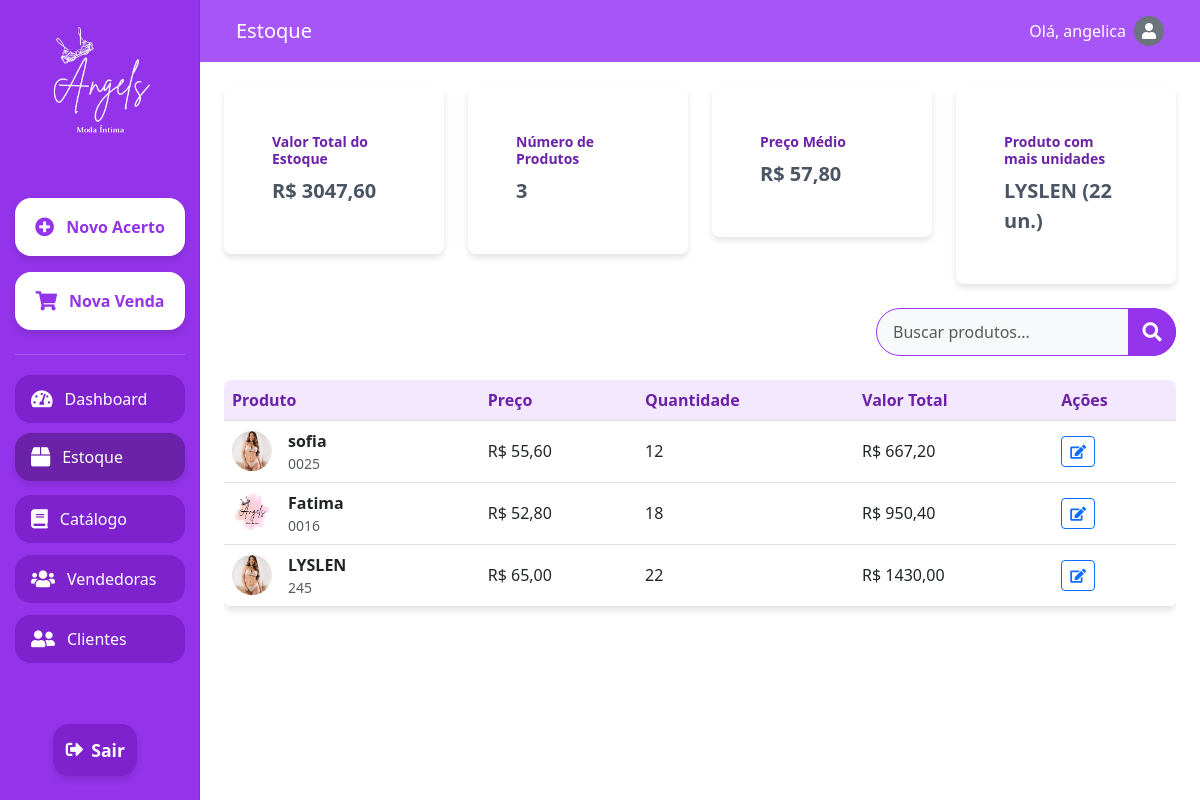
The page /estoque/ (signed in) on the database its author committed.
### setup/models.py (models this page shows, shortened)
class CustomUser(AbstractUser):
    email = models.EmailField(_('email address'), unique=True)
    profile_picture = models.ImageField(upload_to='profile_pics/', null=True, blank=True)
    USERNAME_FIELD = 'email'
    REQUIRED_FIELDS = ['username']

class Produto(models.Model):
    codigo = models.CharField(max_length=50, unique=True)
    nome = models.CharField(max_length=100)
    foto = models.ImageField(upload_to='produtos/', null=True, blank=True)
    preco = models.DecimalField(max_digits=10, decimal_places=2)
    quantidade = models.PositiveIntegerField(default=0)

### setup/views.py (the view)
# urls.py: path('estoque/', views.estoque, name='estoque'),
@login_required
def estoque(request):
    produtos = Produto.objects.all()
    valor_total_estoque = produtos.aggregate(
        total=Sum(F('preco') * F('quantidade'))
    )['total'] or 0
    numero_produtos = produtos.count()
    preco_medio = produtos.aggregate(avg_price=Avg('preco'))['avg_price'] or 0
    produto_maior_qtd = produtos.order_by('-quantidade').first()
    for produto in produtos:
        produto.valor_total = produto.preco * produto.quantidade
    context = {
        'produtos': produtos,
        'valor_total_estoque': valor_total_estoque,
        'numero_produtos': numero_produtos,
        'preco_medio': preco_medio,
        'produto_maior_qtd': produto_maior_qtd,
    }
    return render(request, 'estoque.html', context)

### setup/templates/estoque.html (shortened to what this page needs)
{% extends 'base.html' %}
{% load static %}
{% block content %}
<!DOCTYPE html>
<html lang="pt-br">
<head>
    <link href="https://cdn.jsdelivr.net/npm/bootstrap@5.3.0/dist/css/bootstrap.min.css" rel="stylesheet">
    <link href="https://cdnjs.cloudflare.com/ajax/libs/font-awesome/5.15.3/css/all.min.css" rel="stylesheet">
</head>
<body>
    <div class="container-fluid vh-100">
        <div class="row h-100">
            <nav id="sidebarMenu" class="col-md-3 col-lg-2 d-md-block sidebar collapse p-0">
                <div class="position-sticky pt-3 h-100 d-flex flex-column align-items-center">
                    <div class="text-center mb-4">
                        <img src="{% static 'images/logo_Angels_branco.png' %}" alt="Angels Logo" class="img-fluid" style="max-width: 150px;">
                    </div>
                    <a class="btn btn-highlight mb-2" href="{% url 'acerto_vendedora' %}">
                        <i class="fas fa-plus-circle"></i> Novo Acerto
                    </a>
                    <a class="btn btn-highlight mb-2" href="#">
                        <i class="fas fa-shopping-cart"></i> Nova Venda
                    </a>
                    <div class="separator"></div>
                    <a class="nav-link mb-2" href="{% url 'dashboard' %}">
                        <i class="fas fa-tachometer-alt"></i> Dashboard
                    </a>
                    <a class="nav-link mb-2 active" href="{% url 'estoque' %}">
                        <i class="fas fa-box"></i> Estoque
                    </a>
                    <a class="nav-link mb-2" href="{% url 'catalogo' %}">
                        <i class="fas fa-book"></i> Catálogo
                    </a>
                    <a class="nav-link mb-2" href="{% url 'vendedoras' %}">
                        <i class="fas fa-users"></i> Vendedoras
                    </a>
                    <a class="nav-link mb-2" href="{% url 'clientes' %}">
                        <i class="fas fa-user-friends"></i> Clientes
                    </a>
                    <div class="mt-auto mb-3">
                        <a class="btn btn-exit" href="{% url 'login' %}">
                            <i class="fas fa-sign-out-alt me-2"></i>
                            <span>Sair</span>
                        </a>
                    </div>
                </div>
            </nav>
            <main class="col-md-9 ms-sm-auto col-lg-10 px-md-4">
                <nav class="navbar navbar-expand-lg navbar-dark custom-navbar mb-4">
                    <div class="container-fluid">
                        <a class="navbar-brand" href="#">Estoque</a>
                        <span class="navbar-text text-white d-flex align-items-center">
                            Olá, {{ user.username }}
                            {% if user.profile_picture %}
                                <img src="{{ user.profile_picture.url }}" alt="Foto de perfil" class="rounded-circle ms-2" style="width: 30px; height: 30px; object-fit: cover;">
                            {% else %}
                                <div class="rounded-circle ms-2 bg-secondary d-flex align-items-center justify-content-center" style="width: 30px; height: 30px;">
                                    <i class="fas fa-user text-white"></i>
                                </div>
                            {% endif %}
                        </span>
                    </div>
                </nav>
                <div class="row mb-4">
                    <div class="col-md-3">
                        <div class="card">
                            <div class="card-body">
                                <h6 class="card-title">Valor Total do Estoque</h6>
                                <p class="card-text">R$ {{ valor_total_estoque|floatformat:2 }}</p>
                            </div>
                        </div>
                    </div>
                    <div class="col-md-3">
                        <div class="card">
                            <div class="card-body">
                                <h6 class="card-title">Número de Produtos</h6>
                                <p class="card-text">{{ numero_produtos }}</p>
                            </div>
                        </div>
                    </div>
                    <div class="col-md-3">
                        <div class="card">
                            <div class="card-body">
                                <h6 class="card-title">Preço Médio</h6>
                                <p class="card-text">R$ {{ preco_medio|floatformat:2 }}</p>
                            </div>
                        </div>
                    </div>
                    <div class="col-md-3">
                        <div class="card">
                            <div class="card-body">
                                <h6 class="card-title">Produto com mais unidades</h6>
                                <p class="card-text">{{ produto_maior_qtd.nome }} ({{ produto_maior_qtd.quantidade }} un.)</p>
                            </div>
                        </div>
                    </div>
                </div>
                <div class="d-flex justify-content-end align-items-center mb-4">
                    <div class="search-container">
                        <input type="text" id="searchEstoque" class="form-control search-input" placeholder="Buscar produtos...">
                        <button class="btn search-button" type="button">
                            <i class="fas fa-search"></i>
                        </button>
                    </div>
                </div>
                <div class="table-responsive">
                    <table class="table table-hover">
                        <thead>
                            <tr>
                                <th>Produto</th>
                                <th>Preço</th>
                                <th>Quantidade</th>
                                <th>Valor Total</th>
                                <th>Ações</th>
                            </tr>
                        </thead>
                        <tbody>
                            {% for produto in produtos %}
                            <tr data-produto-id="{{ produto.id }}">
                                <td>
                                    <div class="d-flex align-items-center">
                                        {% if produto.foto %}
                                            <img src="{{ produto.foto.url }}" alt="{{ produto.nome }}" class="product-image me-3">
                                        {% else %}
                                            <div class="product-image bg-secondary d-flex align-items-center justify-content-center me-3">
                                                <i class="fas fa-box text-white"></i>
                                            </div>
                                        {% endif %}
                                        <div>
                                            <div class="fw-bold">{{ produto.nome }}</div>
                                            <div class="text-muted small">{{ produto.codigo }}</div>
                                        </div>
                                    </div>
                                </td>
                                <td class="preco-unitario">R$ {{ produto.preco|floatformat:2 }}</td>
                                <td class="quantidade">{{ produto.quantidade }}</td>
                                <td class="valor-total">R$ {{ produto.valor_total|floatformat:2 }}</td>
                                <td>
                                    <button class="btn btn-sm btn-outline-primary btn-action edit-product" data-produto-id="{{ produto.id }}">
                                        <i class="fas fa-edit"></i>
                                    </button>
                                </td>
                            </tr>
                            {% empty %}
                            <tr>
                                <td colspan="5" class="text-center">Nenhum produto cadastrado.</td>
                            </tr>
                            {% endfor %}
                        </tbody>
                    </table>
                </div>
            </main>
        </div>
    </div>
</body>
</html>
{% endblock %}

### setup/templates/base.html (style rules this page uses)
body { background-color: #9333ea; min-height: 100vh; display: flex; align-items: center; justify-content: center; }
.card { background: white; border-radius: 15px; padding: 2rem; width: 100%; max-width: 400px; box-shadow: 0 4px 6px rgba(0, 0, 0, 0.1); }
.form-control { border-radius: 25px; padding: 0.75rem 1.25rem; border: 1px solid #e2e8f0; }

### setup/templates/estoque.html (style rules this page uses)
body, html { height: 100%; overflow-x: hidden; }
.sidebar { position: fixed; top: 0; bottom: 0; left: 0; z-index: 100; padding: 0; box-shadow: inset -1px 0 0 rgba(0, 0, 0, .1); background-color: #9333ea; display: flex; flex-direction: column; align-items: center; padding-top: 1rem; }
.sidebar .nav-link { color: #fff; font-weight: 500; padding: 0.75rem 1rem; margin: 0.25rem 0; font-size: 1rem; display: flex; align-items: center; justify-content: flex-start; width: 85%; border-radius: 1rem; transition: all 0.3s ease; background-color: #7e22ce; }
.sidebar .nav-link:hover, .sidebar .nav-link.active { background-color: #6b21a8; transform: translateY(-2px); box-shadow: 0 4px 6px rgba(0, 0, 0, 0.1); }
.sidebar .btn-highlight { background-color: #ffffff; color: #9333ea; font-weight: 600; padding: 0.75rem 1rem; margin: 0.5rem 0; border-radius: 1rem; text-align: center; transition: all 0.3s ease; box-shadow: 0 4px 6px rgba(0, 0, 0, 0.1); width: 85%; text-align: left; display: flex; align-items: center; justify-content: flex-start; padding: 0.75rem 1rem; margin: 0.5rem 0; font-size: 1rem; justify-content: center; font-size: 1rem; padding: 1rem; }
.sidebar .btn-exit { background-color: #7e22ce; color: #ffffff; font-weight: 600; padding: 0.75rem 1rem; margin: 0.5rem 0; border-radius: 1rem; transition: all 0.3s ease; box-shadow: 0 4px 6px rgba(0, 0, 0, 0.1); width: 90%; font-size: 1.1rem; display: flex; align-items: center; justify-content: center; }
.sidebar .btn-exit i { margin-right: 0.5rem; }
.sidebar .nav-link i, .sidebar .btn-highlight i { margin-right: 0.75rem; font-size: 1.2rem; }
.sidebar .separator { width: 85%; height: 1px; background-color: rgba(255, 255, 255, 0.2); margin: 1rem 0; }
main { padding-top: 0 !important; }
.custom-navbar { background-color: #a855f7; margin-left: -1.5rem; margin-right: -1.5rem; padding-left: 1.5rem; padding-right: 1.5rem; }
.navbar-text { font-size: 1rem; font-weight: 500; }
.product-image { width: 40px; height: 40px; object-fit: cover; border-radius: 50%; }
.search-container { display: flex; align-items: center; width: 300px; }
.search-input { border-top-right-radius: 50rem; border-bottom-right-radius: 50rem; border-top-left-radius: 50rem; border-bottom-left-radius: 50rem; border: 1px solid #9333ea; background-color: #f8f9fa; transition: all 0.3s ease; padding-left: 1rem; height: 48px; width: 300px; }
.search-button { border-top-right-radius: 50rem; border-bottom-right-radius: 50rem; background-color: #9333ea; border-color: #9333ea; color: #fff; transition: all 0.3s ease; height: 48px; width: 48px; padding: 0; display: flex; align-items: center; justify-content: center; margin-left: -48px; }
.search-button i { font-size: 1.2rem; }
.table { border-radius: 0.5rem; overflow: hidden; box-shadow: 0 4px 6px rgba(0, 0, 0, 0.1); }
.table th { background-color: #f3e8ff; color: #6b21a8; font-weight: 600; }
.table td { vertical-align: middle; }
.btn-action { padding: 0.25rem 0.5rem; font-size: 0.875rem; border-radius: 0.25rem; transition: all 0.3s ease; }
.card { border: none; border-radius: 0.5rem; box-shadow: 0 4px 6px rgba(0, 0, 0, 0.1); transition: all 0.3s ease; }
.card-title { font-size: 0.875rem; font-weight: 600; color: #6b21a8; }
.card-text { font-size: 1.25rem; font-weight: 700; color: #4b5563; }

### rows shown on the page
CustomUser: username "angelica"
Produto: nome "LYSLEN", quantidade "22", foto (picture), codigo "245", preco "65,00", valor_total "1430,00"
Produto: foto (picture), nome "sofia", codigo "0025", preco "55,60", quantidade "12", valor_total "667,20"
Produto: foto (picture), nome "Fatima", codigo "0016", preco "52,80", quantidade "18", valor_total "950,40"

### other values the page prints
{{ valor_total_estoque|floatformat:2 }} "3047,60"
{{ numero_produtos }} "3"
{{ preco_medio|floatformat:2 }} "57,80"
